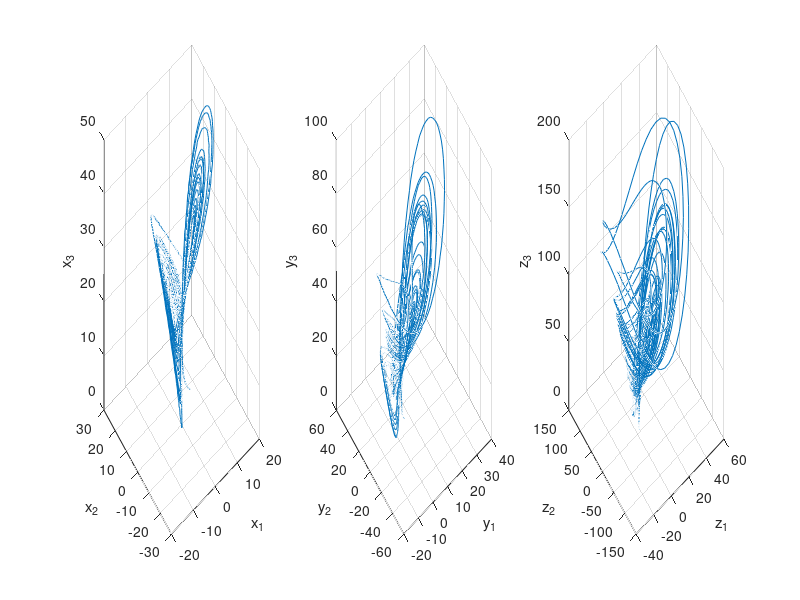
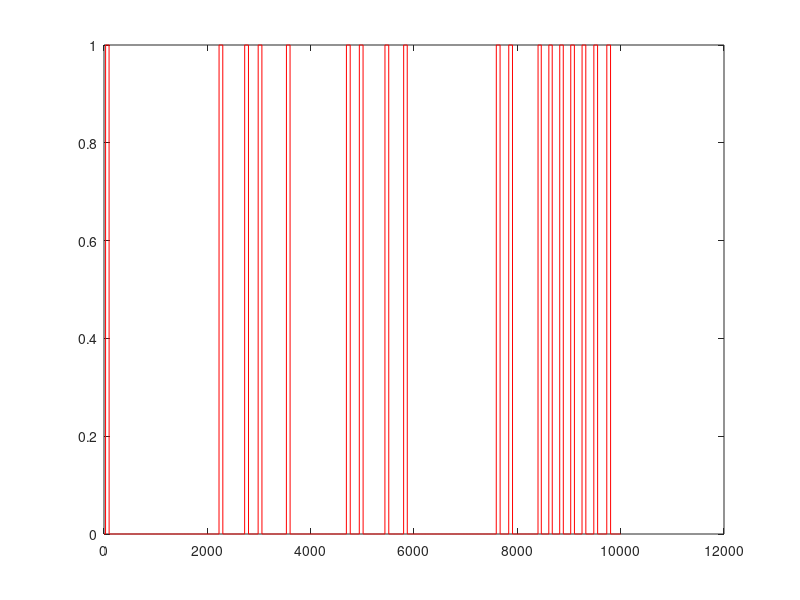

These figures' MATLAB source, in order:
%%%%%%%%%%%%%%%%%%%%%%%%%%%%%%%%%%%%%%%%%%%%%%%%%%%%%%%%%%%%%%%%%
%Copyright (c) 2020 QEP Research Group
%Main_generate_system_forFeatureDetection version 1
%%%%%%%%%%%%%%%%%%%%%%%%%%%%%%%%%%%%%%%%%%%%%%%%%%%%%%%%%%%%%%%%%

%This code generates three Lorenz systems which interact depending on
%the values of the interaction terms

%Moreover,if system 1 (X) influences system 2 (Y), the influence has
%boolean condition. 

%Use this code fot the influencing features detection

clear; clc; 

%Definition of the number of points for the simulation (Nt), time step (dt) and time vector
%(t)
Nt = 1e4+1;
dt = 0.003;
t = 0:dt:(Nt-1)*dt;

%Definition of the Lorentz system constants (equal for all systems)
sigma = 10;
r = 28;
b = 8/3;

%definition of the influence coefficients (mijk means that j influence k)
mi21 = 0;
mi31 = 0;
mi12 = 1;
mi32 = 0;
mi13 = 0;
mi23 = 1;

%Random noise can be added for noise sensitivity analysis
I_noise = 0.05;

%initialisation of the vector. The first point is chosen randomly. Thus,
%any new numerical simulation will be different
x1=zeros(size(t)); x1(1) = rand()*5;
x2=zeros(size(t)); x2(1) = rand()*5;
x3=zeros(size(t)); x3(1) = rand()*5;
y1=zeros(size(t)); y1(1) = rand()*5;
y2=zeros(size(t)); y2(1) = rand()*5;
y3=zeros(size(t)); y3(1) = rand()*5;
z1=zeros(size(t)); z1(1) = rand()*5;
z2=zeros(size(t)); z2(1) = rand()*5;
z3=zeros(size(t)); z3(1) = rand()*5;

%The system is solved at any time step. The solution is performed by an
%Euler backward numerical scheme.

for i = 2:Nt
    %system 1
    x1(i) = x1(i-1) + sigma*(x2(i-1)-x1(i-1))*dt;
    x2(i) = x2(i-1) + (r*x1(i-1) - x2(i-1) - x1(i-1)*x3(i-1) + mi21*y2(i-1)^2+mi31*z3(i-1)^2)*dt;
    x3(i) = x3(i-1) + (x1(i-1)*x2(i-1) - b*x3(i-1))*dt;
    
    %boolean condition for X influencing Y
    if x2(i-1) > 10
        mi12t(i) = mi12;
    else
        mi12t(i) = 0;
    end
    
    %system 2
    y1(i) = y1(i-1) + sigma*(y2(i-1)-y1(i-1))*dt;
    y2(i) = y2(i-1) + (r*y1(i-1) - y2(i-1) - y1(i-1)*y3(i-1) + mi12t(i)*x2(i-1)^2+mi32*z3(i-1)^2)*dt;
    y3(i) = y3(i-1) + (y1(i-1)*y2(i-1) - b*y3(i-1))*dt;
    %system3
    z1(i) = z1(i-1) + sigma*(z2(i-1)-z1(i-1))*dt;
    z2(i) = z2(i-1) + (r*z1(i-1) - z2(i-1) - z1(i-1)*z3(i-1) + mi13*x2(i-1)^2+mi23*y2(i-1)^2)*dt;
    z3(i) = z3(i-1) + (z1(i-1)*z2(i-1) - b*z3(i-1))*dt;
end

%The equations of a System are linked togheter
X = [x1; x2; x3];
Y = [y1; y2; y3];
Z = [z1; z2; z3];

%The influence matrix is created
Mi = [1 mi12 mi13; mi21 1 mi23; mi31 mi32 1];
Mi = Mi';

%Noise adding
X = normrnd(X,I_noise);
Y = normrnd(Y,I_noise);
Z = normrnd(Z,I_noise);

%Plot the three systems
figure (1)
clf
subplot(1,3,1)
plot3(X(1,:),X(2,:),X(3,:))
grid on
xlabel('x_1')
ylabel('x_2')
zlabel('x_3')

subplot(1,3,2)
plot3(Y(1,:),Y(2,:),Y(3,:))
grid on
xlabel('y_1')
ylabel('y_2')
zlabel('y_3')

subplot(1,3,3)
plot3(Z(1,:),Z(2,:),Z(3,:))
grid on
xlabel('z_1')
ylabel('z_2')
zlabel('z_3')

figure (2)
clf 
plot(mi12t,'r')

%useless and redundant parameters are removed
clear x1 x2 x3 y1 y2 y3 z1 z2 z3
clear i r sigma b mi12 mi21 mi23 mi32 mi13 mi31
clear dt I_noise Nt 

